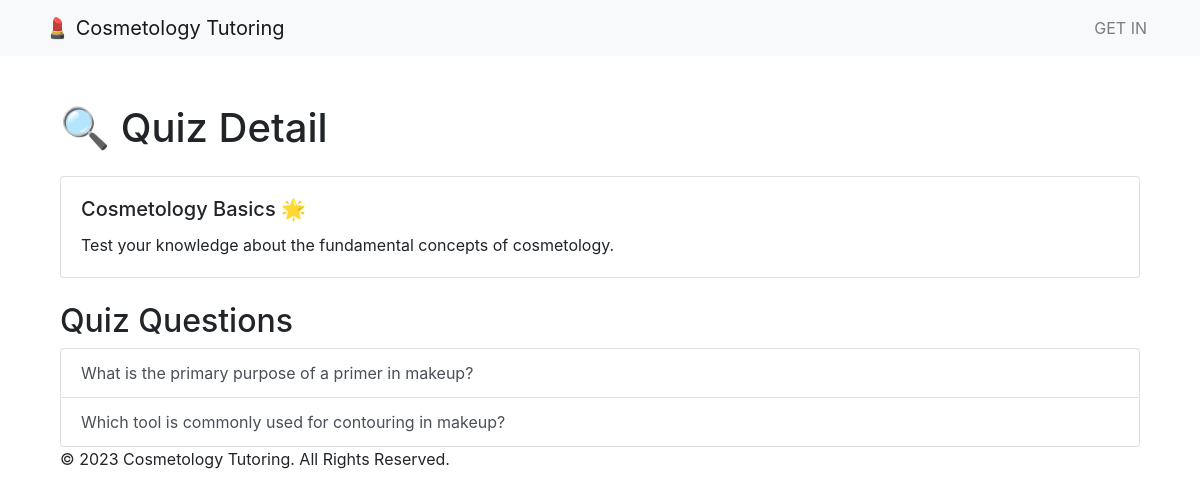
The app's page /quizzes/quiz/1/ with its own data.
### quizzes/models.py (models this page shows, shortened)
class Quiz(models.Model):
    title = models.CharField(max_length=200)
    description = models.TextField()
    creator = models.ForeignKey(Instructor, on_delete=models.CASCADE)  # Use the Instructor model
    created_at = models.DateTimeField(auto_now_add=True)

class Question(models.Model):
    quiz = models.ForeignKey(Quiz, on_delete=models.CASCADE)
    content = models.TextField()
    created_at = models.DateTimeField(auto_now_add=True)

### quizzes/views.py (the view)
# urls.py: path('quiz/<int:pk>/', QuizDetailView.as_view(), name='quiz-detail'),
class QuizDetailView(DetailView):
    model = Quiz
    template_name = 'quizzes/quiz_detail.html'
    context_object_name = 'quiz'

### templates/quizzes/quiz_detail.html
{% extends 'base.html' %}
{% block content %}
  <div class="container mt-5">
    <h1 class="mb-4">🔍 Quiz Detail</h1>
    <div class="card">
      <div class="card-body">
        <h5 class="card-title">{{ quiz.title }} 🌟</h5>
        <p class="card-text">{{ quiz.description }}</p>
      </div>
    </div>
    <div class="mt-4">
      <h2>Quiz Questions</h2>
      {% if quiz.question_set.all %}
        <div class="list-group">
          {% for question in quiz.question_set.all %}
            <a href="{% url 'question_detail' question.id %}" class="list-group-item list-group-item-action">
              {{ question.content }}
            </a>
          {% endfor %}
        </div>
      {% else %}
        <p>No questions available for this quiz.</p>
      {% endif %}
    </div>
{% endblock %}

### records on screen
Quiz: title "Cosmetology Basics", description "Test your knowledge about the fundamental concepts of cosmetology."
Question: content "What is the primary purpose of a primer in makeup?"
Question: content "Which tool is commonly used for contouring in makeup?"
